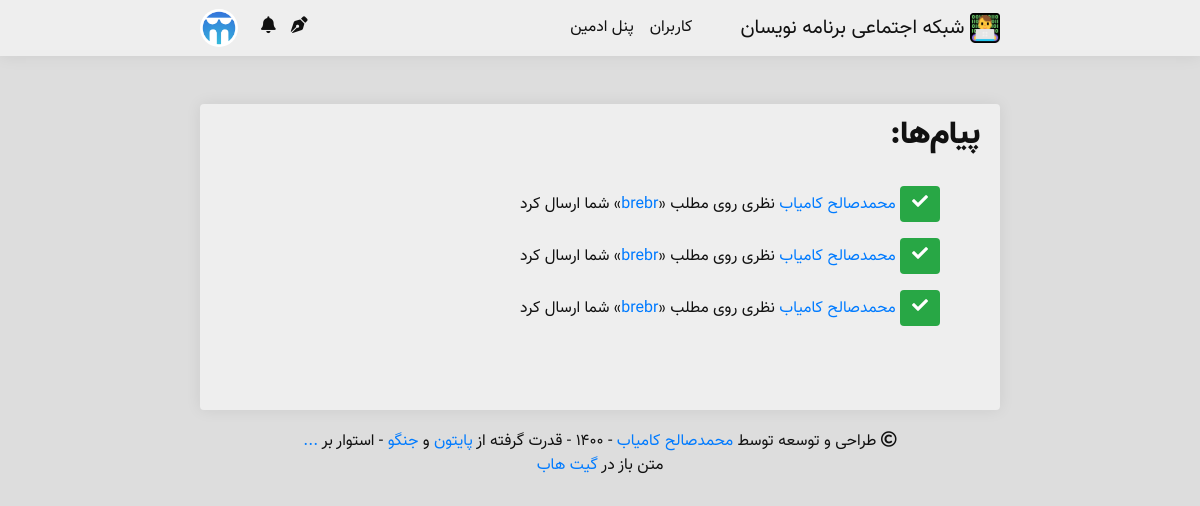
Before: /user/notifications/all/?page=1/ (signed in) with the older database file.
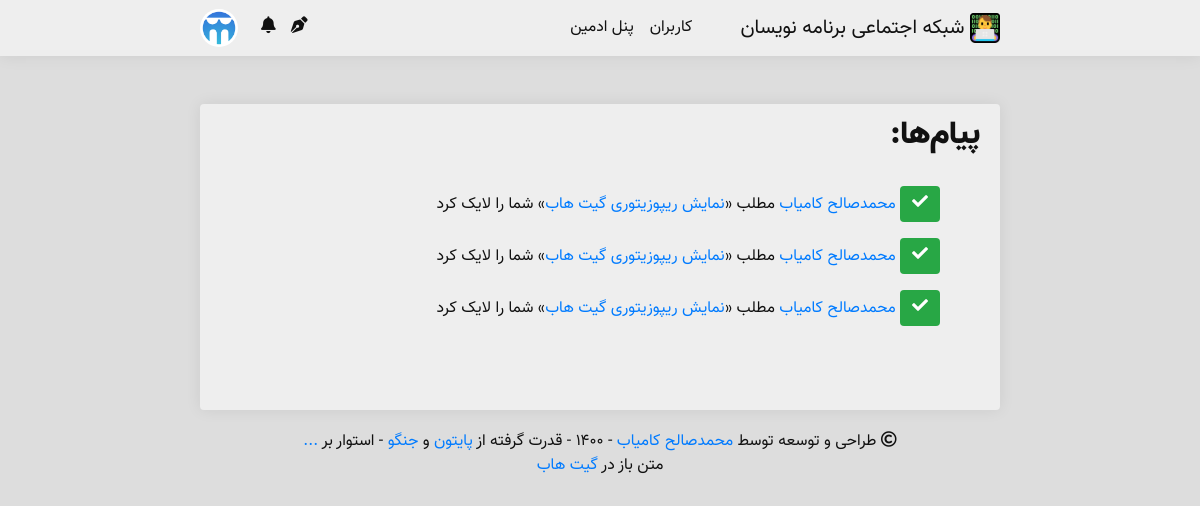
After: the same page with the newer database file.
### main/models.py (models this page shows)
class Notification(models.Model):
    givver = models.ForeignKey(
        'Person',
        on_delete=models.SET_NULL,
        null=True,
        verbose_name='گیرنده'
    )
    message = models.TextField(
        verbose_name='متن پیام'
    )
    notif_type = models.CharField(
        max_length=10,
        default=None,
        null=True,
        verbose_name='نوع'
    )
    done = models.BooleanField(
        default=False,
        verbose_name='خوانده شده'
    )
    class Meta:
        verbose_name = 'پیام'
        verbose_name_plural = 'پیام‌ها'

### persons/views.py (the view)
# urls.py: path('notifications/all/?page=<int:page>/', views.all_notifications, name = 'all_notifications'),
@login_required
def all_notifications(request, page):
    authenticated_user = get_authenticated_user(request)
    notifications = Notification.objects.filter(givver=authenticated_user).order_by('-id')
    paginate = Paginator(notifications, 3)
    context = {
        'authenticated_user': authenticated_user,
        'new_notifications': get_new_notifications(authenticated_user),
        'notifications': paginate.page(page),
    }
    return render(request, 'person/notifications/list.html', context)

### main/functions.py (called while the page is built)
def get_authenticated_user(request):
    if request.user.is_authenticated:
        return Person.objects.get(username=request.user.username)
    return None

def get_new_notifications(authenticated_user):
    if authenticated_user is not None:
        return len(
            Notification.objects.filter(
                givver=authenticated_user,
                done=False
            )
        )
    return 0

### media/template/person/notifications/list.html (shortened to what this page needs)
{% extends 'main.html' %}
{% load static %}
{% block body %}
<div class="body  border-gray">
<h2>پیام‌ها:</h2><br/>
<ul style="list-style-type: none;" class="infinite-container">
    {% for notification in notifications.object_list %}
        <li class="infinite-item">
            <p>
                {% if notification.done == True %}
                    <button type="button" class="btn btn-success  border-gray"><i class="fas fa-check"></i></button>
                {% endif %}
                {{ notification.message | safe }}
            </p>
        </li>
    {% endfor %}
</ul>
<br/>
{% if notifications.has_next %}
    <div class="d-flex justify-content-center" style="display:none;">
    </div>
{% endif %}
</div>
{% endblock %}

Changed rows visible on the page:
no longer on this page (row unchanged): Notification: done True (drawn), message "محمدصالح کامیاب نظری روی مطلب « brebr » شما ارسال کرد"
no longer on this page (row unchanged): Notification: done True (drawn), message "محمدصالح کامیاب نظری روی مطلب « brebr » شما ارسال کرد"
no longer on this page (row unchanged): Notification: done True (drawn), message "محمدصالح کامیاب نظری روی مطلب « brebr » شما ارسال کرد"
added Notification: done True (drawn), message "محمدصالح کامیاب مطلب « نمایش ریپوزیتوری گیت هاب » شما را لایک کرد"
added Notification: done True (drawn), message "محمدصالح کامیاب مطلب « نمایش ریپوزیتوری گیت هاب » شما را لایک کرد"
added Notification: done True (drawn), message "محمدصالح کامیاب مطلب « نمایش ریپوزیتوری گیت هاب » شما را لایک کرد"
